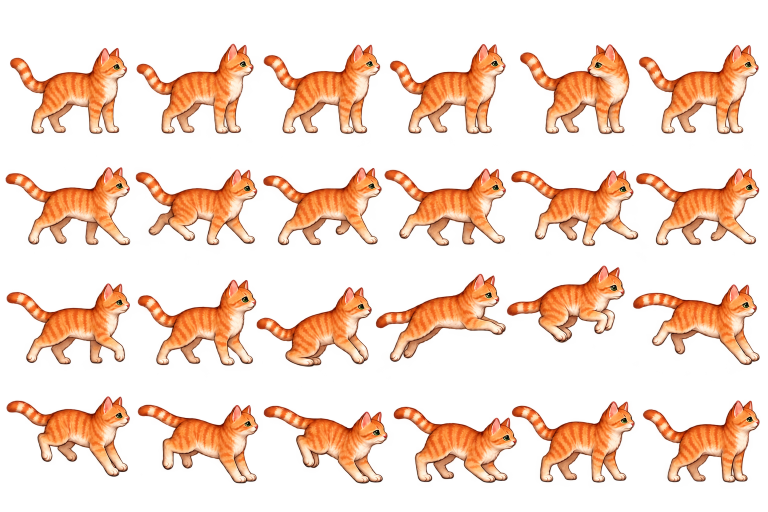
#> input picture docs/design/mika-animation/archive/Assets/Game/Art/Mika/mika-movement-refined-source.png, 1536 x 1024 px (shown at 1/2 size)
$ python prepare-mika-sprites.py
#> lines starting #> are read from the running program, lines starting #| are printed output that depends on the picture; after the words box and inside, x2 and y2 are one past the last pixel; in counts of white or black regions, pixels touching at a corner belong together
"""Register Mika's generated 24-pose source without scaling or repainting anatomy.

User authorized local alpha cleanup and paw registration on 2026-10-23.
Requires Pillow. Run from the repository root with Python.
"""
from collections import deque
from pathlib import Path
from PIL import Image, ImageFilter

ROOT = Path(__file__).resolve().parents[1]
ART = ROOT / "Assets/Game/Art/Mika"
source = Image.open(ART / "mika-movement-refined-source.png").convert("RGBA")
#> source is the input picture: PIL image 1536x1024 RGBA; mean R, G, B, A 184.4, 112.3, 72.3, 71
assert source.size == (1536, 1024), "Review source coordinates before changing artwork"
top = [48, 300, 520, 772]
bottom = [292, 512, 756, 1008]
air_torso = {14: 130, 15: 95, 16: 80, 17: 120, 18: 88, 19: 98}
sheet = Image.new("RGBA", (1920, 1152))
#> sheet: PIL image 1920x1152 RGBA; every value is 0

for frame in range(24):
    row, column = divmod(frame, 6)
    sprite = source.crop((column * 256, top[row], (column + 1) * 256, bottom[row]))
    alpha = sprite.getchannel("A")
    w, h = sprite.size
    opaque = bytearray(v >= 160 for v in alpha.tobytes())
    largest = []
    for start in range(w * h):
        if not opaque[start]:
            continue
        opaque[start] = 0
        queue, component = deque([start]), []
        while queue:
            pixel = queue.popleft()
            component.append(pixel)
            x, y = pixel % w, pixel // w
            for neighbor in (pixel - 1 if x else -1, pixel + 1 if x + 1 < w else -1,
                             pixel - w if y else -1, pixel + w if y + 1 < h else -1):
                if neighbor >= 0 and opaque[neighbor]:
                    opaque[neighbor] = 0
                    queue.append(neighbor)
        if len(component) > len(largest):
            largest = component
    assert len(largest) > 5000, f"Missing cat silhouette in frame {frame}"
    mask = Image.new("L", (w, h))
    values = bytearray(w * h)
    for pixel in largest:
        values[pixel] = 255
    mask.frombytes(bytes(values))
    # Retain antialiased silhouette edges, discard unrelated low-alpha background specks.
    mask = mask.filter(ImageFilter.MaxFilter(5))
    clean = bytes(a if m and a >= 16 else 0 for a, m in zip(alpha.tobytes(), mask.tobytes()))
    sprite.putalpha(Image.frombytes("L", (w, h), clean))
    lowest_sole = max(pixel // w for pixel in largest)
    offset_y = 172 - air_torso[frame] if frame in air_torso else 250 - lowest_sole
    bounds = sprite.getbbox()
    assert offset_y + bounds[1] >= 0 and offset_y + bounds[3] <= 288, f"Insufficient padding for frame {frame}"
    sheet.paste(sprite, (column * 320 + 32, row * 288 + offset_y))
#> this loop made 24 passes
#> bounds on passes 1 to 12: (20, 47, 255, 221), (17, 39, 252, 221), (15, 41, 249, 221), (11, 40, 244, 221), (16, 40, 236, 222), (0, 41, 238, 221), (11, 34, 256, 191), (15, 38, 256, 191), (14, 34, 253, 191), (0, 37, 244, 193), (0, 40, 253, 193), (0, 36, 239, 192)
#> pass 1, `sprite = source.crop((column * 256, top[row], (column + 1) * 256, bott..`:
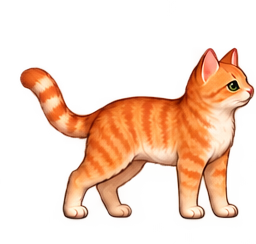
#> sprite: PIL image 256x244 RGBA; mean R, G, B, A 183.1, 107.7, 65.3, 78.8; transparent parts drawn white
#> pass 1, `alpha = sprite.getchannel("A")`:
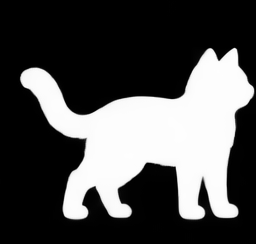
#> alpha: PIL image 256x244 L; min 0, max 254, mean 78.8
#> pass 1, `mask = mask.filter(ImageFilter.MaxFilter(5))`:
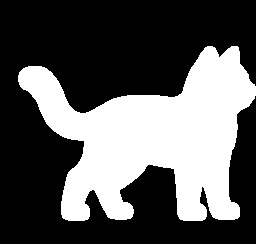
#> mask: PIL image 256x244 L; 35.1% white; 1 white region, box (x1, y1, x2, y2) and area: (18, 46, 256, 221) 21956
#> after the loop:
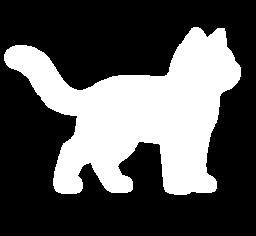
#> mask: PIL image 256x236 L; 33.4% white; 1 white region, box (x1, y1, x2, y2) and area: (4, 27, 241, 195) 20190
#> after the loop:
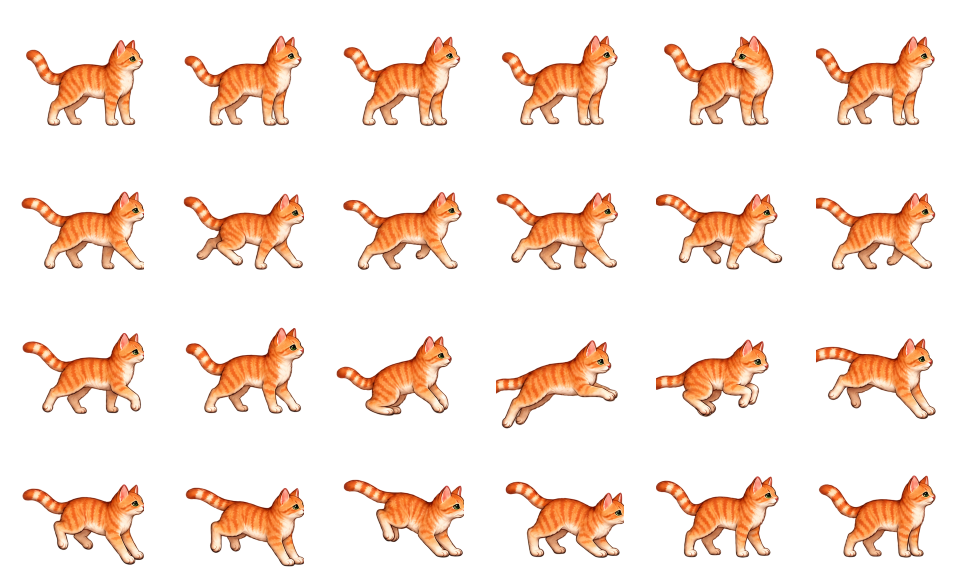
#> sheet: PIL image 1920x1152 RGBA (shown at 1/2 size); mean R, G, B, A 121.6, 74.2, 47.7, 50.2; transparent parts drawn white
#> after the loop:
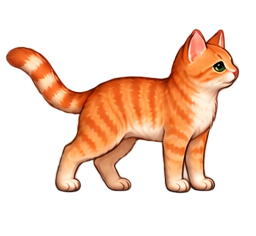
#> sprite: PIL image 256x236 RGBA; mean R, G, B, A 189.1, 116.6, 75.9, 74.6; transparent parts drawn white

sheet.save(ART / "mika-movement-refined.png")
print("Registered 24 unscaled poses; grounded soles at y=250; airborne torso anchors preserved.")
